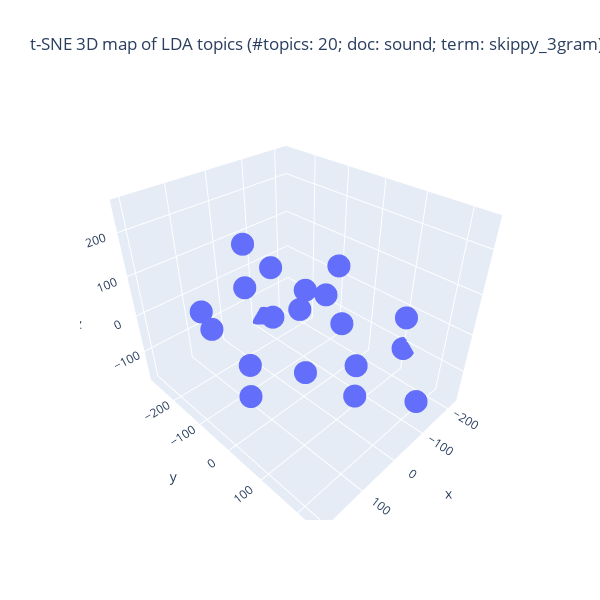

The cell this chart's notebook holds for it:
### Code cell
## Plotlyを使って tSNE の結果の可視化 (3D)
import plotly.graph_objects as go
top_fitted = top_tSNE_3d_fitted
fig = go.Figure(data = [go.Scatter3d(
        x = top_fitted[:,0], y = top_fitted[:,1], z = top_fitted[:,2],
                                     mode = 'markers')
                                     ])

## 3D 散布図にラベルを追加する処理は未実装
title_val = f"t-SNE 3D map of LDA topics (#topics: {n_topics}; doc: {doc_attr}; term: {lda_term_type})"
fig.update_layout(autosize = False, width = 600, height = 600, title = title_val)
fig.show()

### Figure 1 — Plotly figure (JSON) as saved in the notebook; plotly's stock layout.template omitted (floating-point values rounded to 4 significant figures)
{"data": [{"mode": "markers", "type": "scatter3d", "x": [55.46, -76.44, -150.3, 106.8, 116.8, -159.2, -124.6, -50.66, -44.36, -55.36, -72.37, -222.7, 173.0, 156.3, 34.24, 205.5, 33.07, 12.49, 45.55, -110.4], "y": [-116.7, 237.8, 144.8, -60.4, -167.0, -85.7, -280.8, -258.0, -150.9, 101.3, 39.0, 105.3, -108.6, 10.11, 34.14, 191.5, 35.16, -84.79, 173.4, -9.076], "z": [181.6, -88.15, 32.84, -155.4, -20.95, -22.58, -174.9, -31.47, 73.17, -154.3, 3.222, -114.0, 83.14, 10.9, 134.4, 254.5, -70.43, 0.2525, 42.99, 108.9]}], "layout": {"autosize": false, "height": 600, "title": {"text": "t-SNE 3D map of LDA topics (#topics: 20; doc: sound; term: skippy_3gram)"}, "width": 600}}
